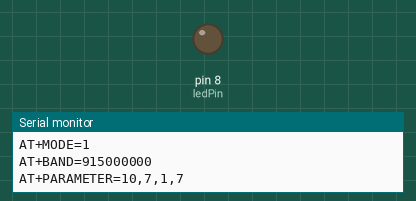
Recording of a sketch running on a simulated Arduino Uno, built with avr-gcc and run on an emulated ATmega328P. Shown: output pins drawn as LEDs (lit = HIGH), the last lines printed to the serial monitor.

Above: at 0.5 s.
At 2.5 s:
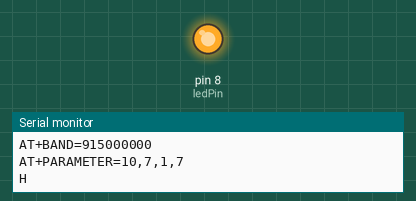
Timing chart, 0 to 5.3 s (numbered marks = the images above):
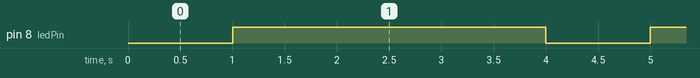

Measured:
- by itself, pin 8 (ledPin): alternates HIGH for 3.0 s and LOW for 1.0 s

The sketch:

TX.ino
```cpp
#define ledPin 8
unsigned long lastTransmission;
const int interval=1000;
void setup() {
  // put your setup code here, to run once:
  Serial.begin (115200);
  pinMode (ledPin, OUTPUT);
  Serial.print("AT+RESET\r\n");
delay(20);

Serial.print("AT+IPR=115200\r\n");
delay(20);
Serial.print("AT+ADDRESS=1\r\n");
delay(20);

Serial.print("AT+NETWORKID=5\r\n");
delay(20);

Serial.print("AT+MODE=1\r\n");
delay(20);

Serial.print("AT+BAND=915000000\r\n");
delay(20);

Serial.print("AT+PARAMETER=10,7,1,7\r\n");
delay(20);
 pinMode(ledPin, OUTPUT);

}

void loop() {
  // put your main code here, to run repeatedly:
  if (millis() > lastTransmission+ interval) {

    // Serial.println ("AT+SEND=2,6,Hello!");
    Serial.print ('H');
    digitalWrite (ledPin, HIGH);
    delay(3000);
    Serial.print ('L');
    digitalWrite(ledPin, LOW);
    lastTransmission=millis ();
  }

}
```
